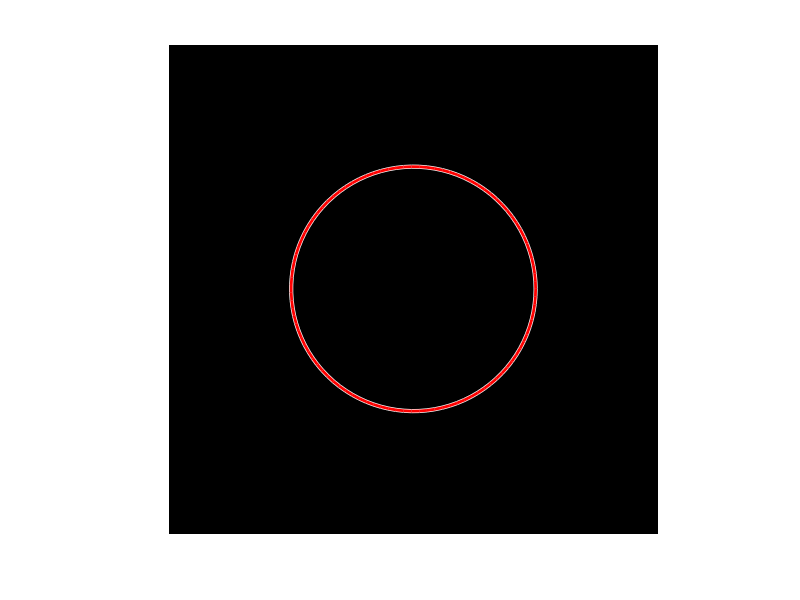

Source code (MATLAB):
clc;clear;close all;
im = zeros(400);
imshow(im);

center = [200,200];
center_radius = 100;
viscircles(center,center_radius);

agent_radius = 50;

num_radio = center_radius*2/agent_radius;
